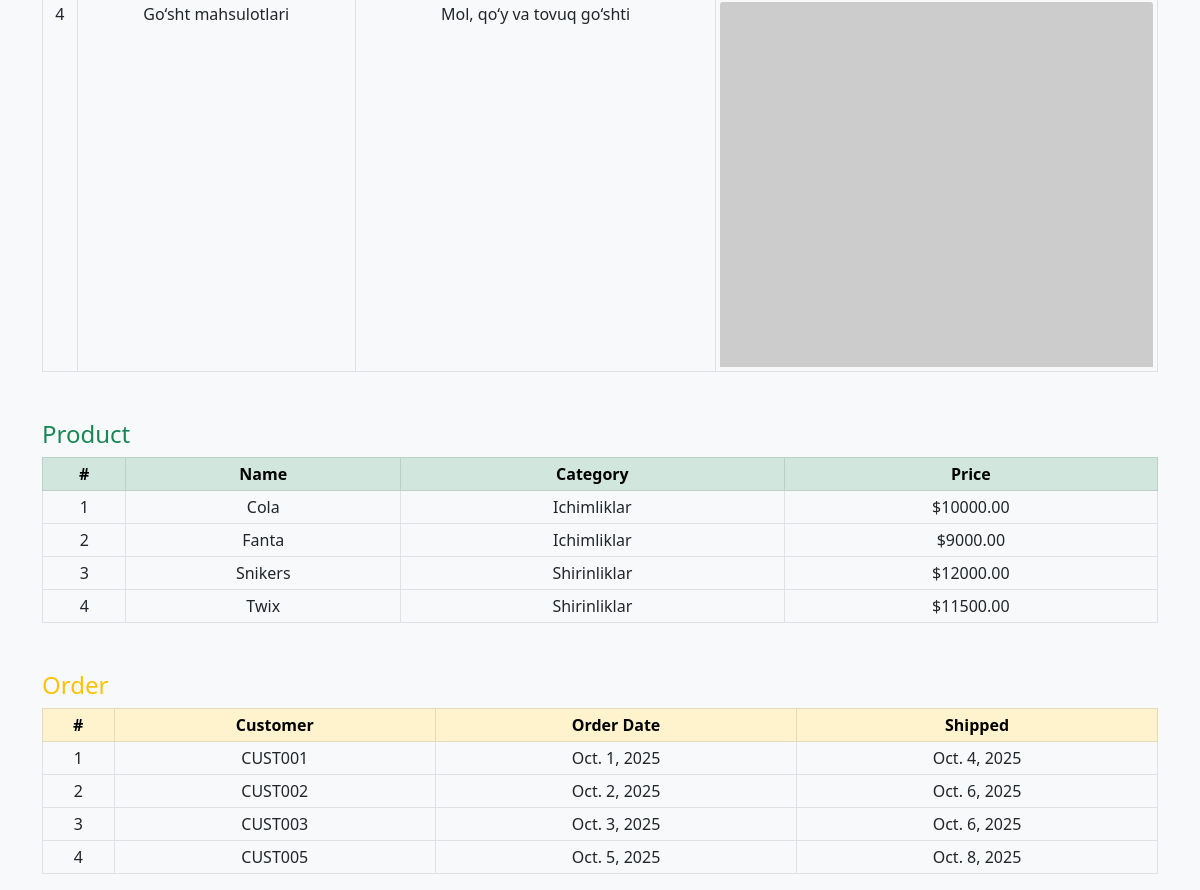
The app's page / (lower part), older data.
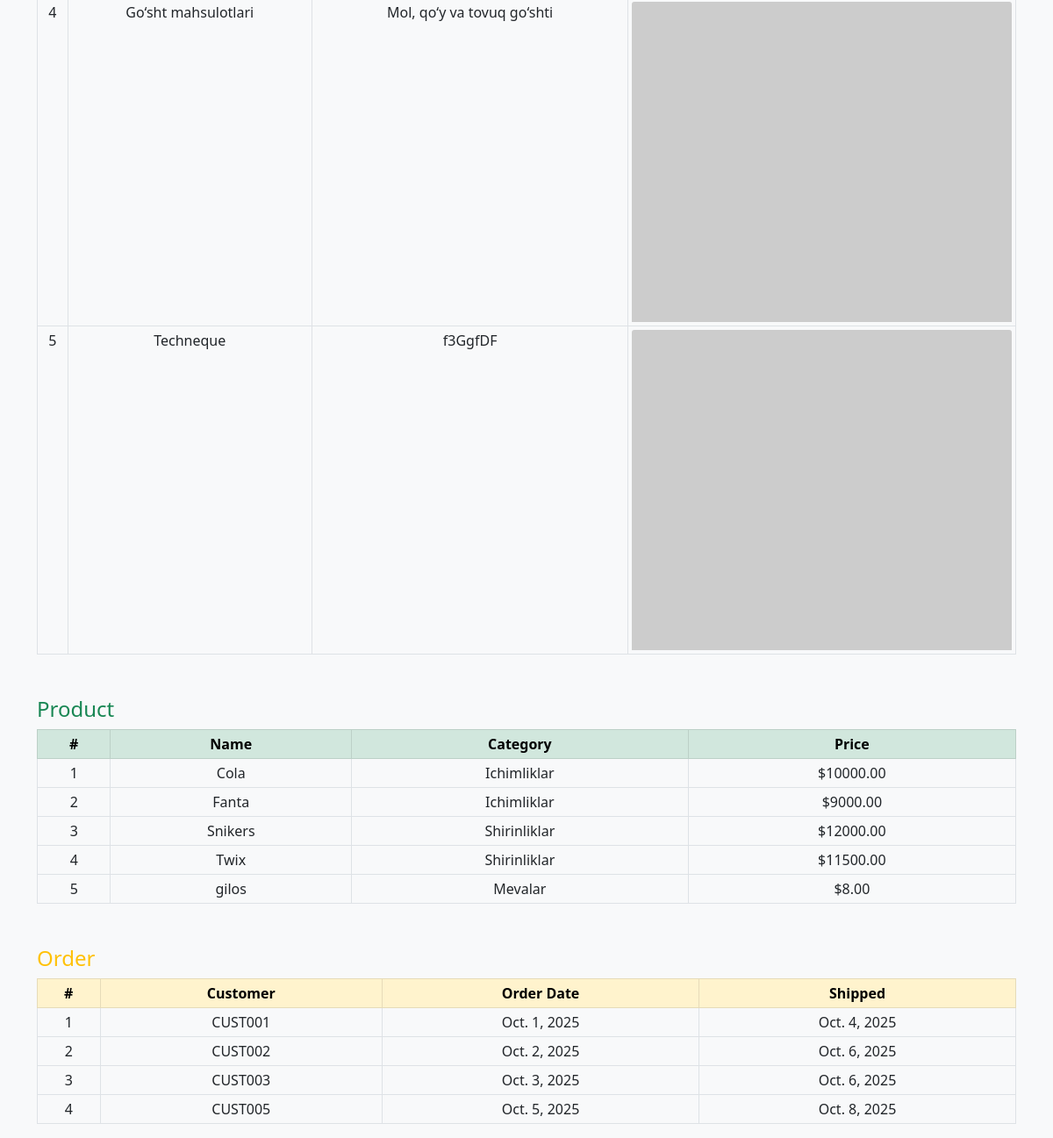
The same page, newer data.
### configapp/models.py (models this page shows, shortened)
class Category(models.Model):
    category_name = models.CharField(max_length=100)
    description = models.TextField(blank=True, null=True)
    picture = models.ImageField(upload_to='categories/', blank=True, null=True)

class Product(models.Model):
    product_name = models.CharField(max_length=100)
    category = models.ForeignKey(Category, on_delete=models.CASCADE, related_name='products')
    unit_price = models.DecimalField(max_digits=10, decimal_places=2)
    discontinued = models.BooleanField(default=False)

class Order(models.Model):
    customer_id = models.CharField(max_length=50)
    order_date = models.DateField()
    required_date = models.DateField()
    shipped_date = models.DateField(blank=True, null=True)

### configapp/views.py (the view)
# urls.py: path('', views.index, name='index'),
def index(request):
    context = {
        "category": Category.objects.all(),
        "product": Product.objects.all(),
        "order": Order.objects.all(),
        "order_detail": OrderDetail.objects.all()
    }
    return render(request, 'index.html', context)

### configapp/templates/index.html (shortened to what this page needs)
<!DOCTYPE html>
<html lang="en">
<head>
    <link href="https://cdn.jsdelivr.net/npm/bootstrap@5.0.2/dist/css/bootstrap.min.css" rel="stylesheet">
</head>
<body class="bg-light">
<div class="container mt-4">
    {% if category %}
        <table class="table table-bordered table-sm text-center">
            <tbody>
                {% for c in category %}
                <tr>
                    <td>{{ forloop.counter }}</td>
                    <td>{{ c.category_name }}</td>
                    <td>{{ c.description|default:"-" }}</td>
                    <td>
                       {% if item.picture %}
                        <img src="{{ item.picture.url }}" class="card-img-top" alt="{{ item.description }}">
                       {% else %}
                        <img src="https://picsum.photos/id/237/200/300" class="card-img-top" alt="default image">
                        {% endif %}
                    </td>
                </tr>
                {% endfor %}
            </tbody>
        </table>
    {% else %}
        <p class="text-muted">Kategoriya mavjud emas.</p>
    {% endif %}
    <h4 class="text-success mt-5">Product</h4>
    {% if product %}
        <table class="table table-bordered table-sm text-center">
            <thead class="table-success">
                <tr>
                    <th>#</th><th>Name</th><th>Category</th><th>Price</th>
                </tr>
            </thead>
            <tbody>
                {% for p in product %}
                <tr>
                    <td>{{ forloop.counter }}</td>
                    <td>{{ p.product_name }}</td>
                    <td>{{ p.category.category_name }}</td>
                    <td>${{ p.unit_price }}</td>
                </tr>
                {% endfor %}
            </tbody>
        </table>
    {% else %}
        <p class="text-muted">Mahsulotlar mavjud emas.</p>
    {% endif %}
    <h4 class="text-warning mt-5">Order</h4>
    {% if order %}
        <table class="table table-bordered table-sm text-center">
            <thead class="table-warning">
                <tr>
                    <th>#</th><th>Customer</th><th>Order Date</th><th>Shipped</th>
                </tr>
            </thead>
            <tbody>
                {% for o in order %}
                <tr>
                    <td>{{ forloop.counter }}</td>
                    <td>{{ o.customer_id }}</td>
                    <td>{{ o.order_date }}</td>
                    <td>{{ o.shipped_date|default:"-" }}</td>
                </tr>
                {% endfor %}
            </tbody>
        </table>
    {% else %}
        <p class="text-muted">Buyurtmalar mavjud emas.</p>
    {% endif %}
</div>
</body>
</html>

Row changes from the older to the newer data that the page shows:
added Category: category_name "Techneque", description "f3GgfDF"
added Product: product_name "gilos", category.category_name "Mevalar", unit_price "8.00"
